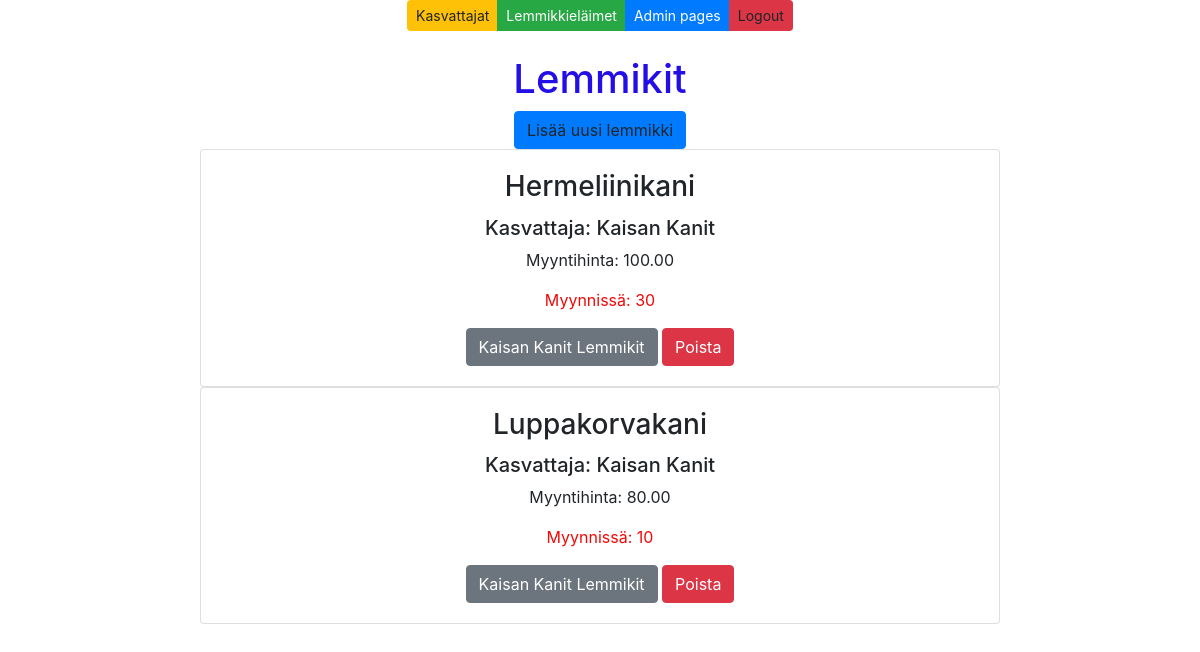
/lemmikit-by-kasvattaja/1/, run on the app's committed database.
### app/models.py (models this page shows, shortened)
class Lemmikki(models.Model):
    lemmikkirotu = models.CharField(max_length = 20, default = "laku")
    unitprice = models.DecimalField(max_digits=8, decimal_places=2, default=1.00)
    unitsinstock = models.IntegerField(default = 3)
    kasvattaja = models.ForeignKey(Kasvattaja, on_delete=models.CASCADE)

class Kasvattaja(models.Model):
    companyname = models.CharField(max_length = 50, default="firma")
    contactname = models.CharField(max_length = 50, default="firma")
    address = models.CharField(max_length = 100, default="firma")
    phone = models.CharField(max_length = 20, default="firma")
    email = models.CharField(max_length = 50, default="firma")
    country = models.CharField(max_length = 50, default="firma")

### app/views.py (the view)
# urls.py: path('lemmikit-by-kasvattaja/<int:id>/', lemmikit_filtered)
def lemmikit_filtered(request, id):
    lemmikkilista = Lemmikki.objects.all()
    filteredlemmikit = lemmikkilista.filter(kasvattaja = id)
    context = {'lemmikit': filteredlemmikit}
    return render (request,"lemmikkilista.html",context)

### app/templates/lemmikkilista.html (shortened to what this page needs)
{% extends 'index.html' %}
{% block content %}
<br />
<br />
<h1 style="color: rgb(36, 14, 230)">Lemmikit</h1>
<a onclick="showaddform()" class="btn btn-primary">Lisää uusi lemmikki</a>
{% for p in lemmikit %}
<div class="card" style="width: 50rem;">
    <div class="card-body">
        <h3 class="card-title">{{p.lemmikkirotu}} </h3>
        <h5 class="card-text">Kasvattaja: {{p.kasvattaja.companyname}}</h5>
        Myyntihinta: {{p.unitprice}}</p>
        <p class="card-text" style="color: rgb(243, 8, 8);">Myynnissä: {{p.unitsinstock}}</p>
        <a href="/lemmikit-by-kasvattaja/{{p.kasvattaja.id}}/" class="btn btn-secondary">{{p.kasvattaja.companyname}} Lemmikit</a>
        <a href="/confirm-delete-lemmikki/{{p.id}}/" class="btn btn-danger">Poista</a>
    </div>
</div>
{% empty %}
<div class="card" style="width: 50rem;">
    <div class="card-body">
        <p class="card-text">Lemmikkejä ei löytynyt tietokannasta </p>
    </div>
</div>
{%endfor%}
{% endblock %}

### data on the page
Lemmikki: lemmikkirotu "Hermeliinikani", kasvattaja.companyname "Kaisan Kanit", unitprice "100.00", unitsinstock "30"
Lemmikki: lemmikkirotu "Luppakorvakani", kasvattaja.companyname "Kaisan Kanit", unitprice "80.00", unitsinstock "10"
